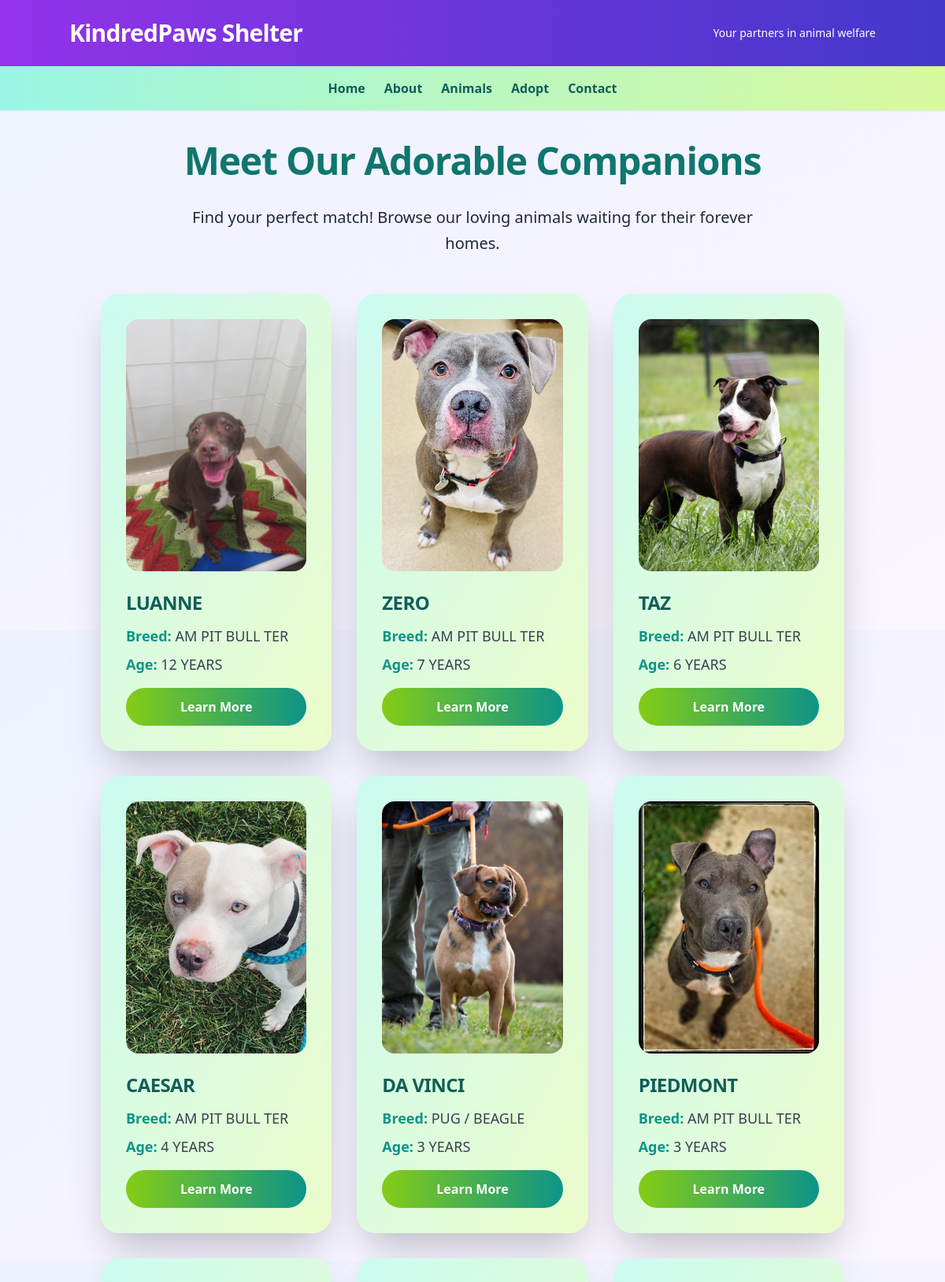
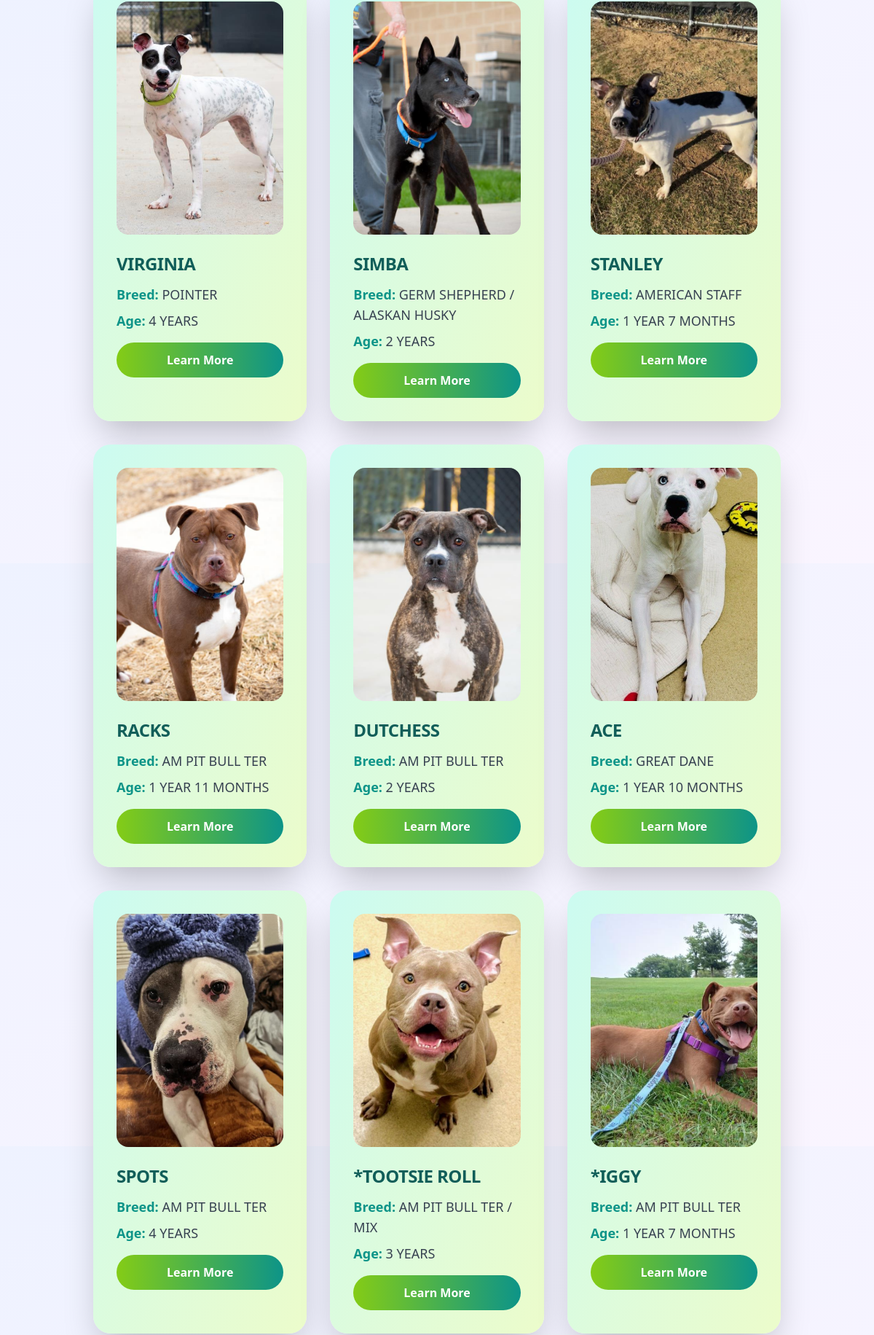
Page /animals.php (upper part) on the committed database (2 pictures, top to bottom).
### tables this page shows
CREATE TABLE Animals (
    animal_id VARCHAR(255) PRIMARY KEY,
    intake_type VARCHAR(255),
    in_date DATE,
    name VARCHAR(255),
    animal_type VARCHAR(255),
    age VARCHAR(255),
    animal_size VARCHAR(255),
    color VARCHAR(255),
    breed VARCHAR(255),
    gender VARCHAR(50),
    image_path VARCHAR(255),
    adoption_status VARCHAR(50)
);

### includes/functions.php (called while the page is built, shortened)
<?php
function getAnimals($conn) {
	$stmt = $conn->prepare("SELECT * FROM Animals");
	$stmt->execute();
	return $stmt->fetchAll(PDO::FETCH_ASSOC);
}
?>

### public/animals.php (the view)
<?php include '../includes/db_connect.php'; ?>
<?php include '../includes/functions.php'; ?>
<?php include '../includes/header.php'; ?>
<?php include '../includes/navigation.php'; ?>
<main class="container mx-auto p-10">
<section class="mb-12 text-center">
<h2 class="text-5xl font-extrabold text-teal-700 mb-8 tracking-tight">Meet Our Adorable Companions</h2>
<p class="text-xl text-gray-800 leading-relaxed max-w-3xl mx-auto">Find your perfect match! Browse our loving animals waiting for their forever homes.</p>
</section>
<section>
<div class="grid grid-cols-1 md:grid-cols-2 lg:grid-cols-3 gap-8">
<?php
$animals = getAnimals($conn);
foreach ($animals as $animal) {
	?>
	<div class="bg-gradient-to-br from-teal-100 to-lime-100 rounded-3xl shadow-2xl overflow-hidden transition-transform transform hover:scale-105">
	<div class="p-8">
	<?php
	$parts = explode("/", $animal['image_path']);
	$full_image_path = $parts[2] . "/" . $parts[3];
	?>
	<img src="<?php echo $full_image_path; ?>" alt="<?php echo $animal['name']; ?>" class="w-full h-80 object-cover rounded-2xl mb-6">
	<h4 class="text-2xl font-bold text-teal-800 mb-3 tracking-tight"><?php echo $animal['name']; ?></h4>
	<p class="text-lg text-gray-700 mb-2"><strong class="text-teal-600">Breed:</strong> <?php echo $animal['breed']; ?></p>
	<p class="text-lg text-gray-700 mb-4"><strong class="text-teal-600">Age:</strong> <?php echo $animal['age']; ?></p>
	<a href="animal_details.php?id=<?php echo $animal['animal_id']; ?>" class="w-full inline-block bg-gradient-to-r from-lime-500 to-teal-600 hover:from-lime-600 hover:to-teal-700 text-white font-extrabold py-3 rounded-full transition duration-300 text-center">Learn More</a>
	</div>
	</div>
	<?php
}
?>
</div>
</section>
</main>
<?php include '../includes/footer.php'; ?>

### rows in the picture
animals: image_path (picture), name "LUANNE", breed "AM PIT BULL TER", age "12 YEARS"
animals: image_path (picture), name "ZERO", breed "AM PIT BULL TER", age "7 YEARS"
animals: image_path (picture), name "TAZ", breed "AM PIT BULL TER", age "6 YEARS"
animals: image_path (picture), name "CAESAR", breed "AM PIT BULL TER", age "4 YEARS"
animals: image_path (picture), name "DA VINCI", breed "PUG / BEAGLE", age "3 YEARS"
animals: image_path (picture), name "PIEDMONT", breed "AM PIT BULL TER", age "3 YEARS"
animals: image_path (picture), name "VIRGINIA", breed "POINTER", age "4 YEARS"
animals: image_path (picture), name "SIMBA", breed "GERM SHEPHERD / ALASKAN HUSKY", age "2 YEARS"
animals: image_path (picture), name "STANLEY", breed "AMERICAN STAFF", age "1 YEAR 7 MONTHS"
animals: image_path (picture), name "RACKS", breed "AM PIT BULL TER", age "1 YEAR 11 MONTHS"
animals: image_path (picture), name "DUTCHESS", breed "AM PIT BULL TER", age "2 YEARS"
animals: image_path (picture), name "ACE", breed "GREAT DANE", age "1 YEAR 10 MONTHS"
animals: image_path (picture), name "SPOTS", breed "AM PIT BULL TER", age "4 YEARS"
animals: image_path (picture), name "*TOOTSIE ROLL", breed "AM PIT BULL TER / MIX", age "3 YEARS"
animals: image_path (picture), name "*IGGY", breed "AM PIT BULL TER", age "1 YEAR 7 MONTHS"
